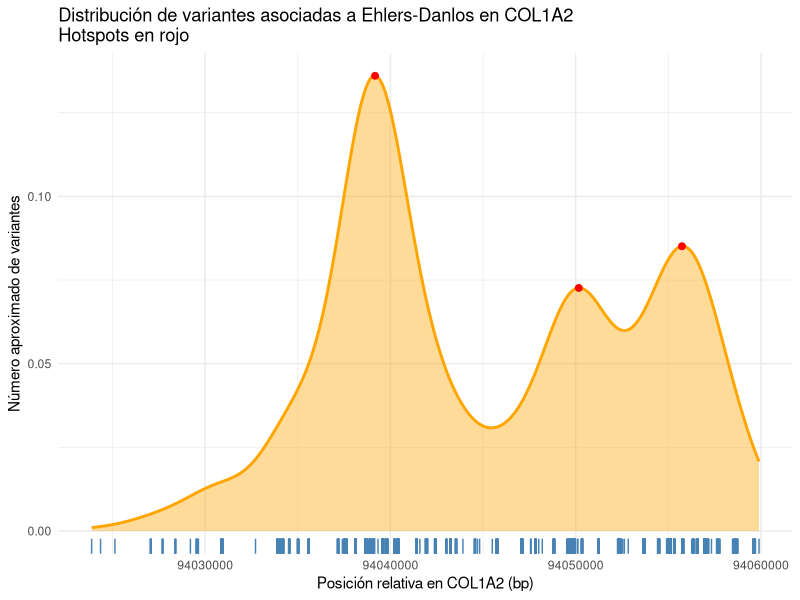

Write the R code that produced this figure.

# Visualización 1 - Rug plot de la Posicion relativa en COL1A2 + densidad + picos en rojo

library(readxl)
library(dplyr)
library(ggplot2)

# Leer Excel: 
# df <- read_excel("C:/Users/iizas/OneDrive/Escritorio/Master Ciencia de datos/Visualizacion de datos/PR1/PR1_dataset.xlsx")
df <- read_excel("PR1_dataset.xlsx") # path relativo
df$position_g_start <- as.numeric(gsub("[, ]","", df$position_g_start))

# Calculamos la posición relativa al inicio del gen
gene_start <- min(df$position_g_start)
df$pos_rel <- df$position_g_start - gene_start

# Eliminamos los outliers en 0: 
df <- df %>% filter(pos_rel != 0)

# Calcular densidad suavizada
dens <- density(df$pos_rel, from = min(df$pos_rel), to = max(df$pos_rel))
dens_df <- data.frame(x = dens$x, y = dens$y * length(df$pos_rel))  # ajustar num de variantes

# Detectar picos de densidad
dens_df$peak <- c(FALSE, (dens_df$y[-c(1,length(dens_df$y))] > 
                            dens_df$y[-c(1,2)] & 
                            dens_df$y[-c(1,length(dens_df$y))] > dens_df$y[-c(length(dens_df$y)-1,length(dens_df$y))]), FALSE)

# Graficar rug plot + densidad + picos en rojo: 
ggplot() +
  geom_rug(data = df, aes(x = pos_rel), sides = "b", color = "steelblue") +          # variantes reales
  geom_area(data = dens_df, aes(x = x, y = y), fill = "orange", alpha = 0.4) +        # relleno bajo la curva
  geom_line(data = dens_df, aes(x = x, y = y), color = "orange", size = 1) +          # Linea de densidad encima
  geom_point(data = dens_df %>% filter(peak), aes(x = x, y = y), color = "red", size = 2) + # hotspots
  scale_x_continuous(limits = c(min(df$pos_rel), max(df$pos_rel))) +              # eje X ajustado al rango real
  labs(
    x = "Posición relativa en COL1A2 (bp)",
    y = "Número aproximado de variantes",
    title = "Distribución de variantes asociadas a Ehlers-Danlos en COL1A2\nHotspots en rojo"
  ) +
  theme_minimal()


